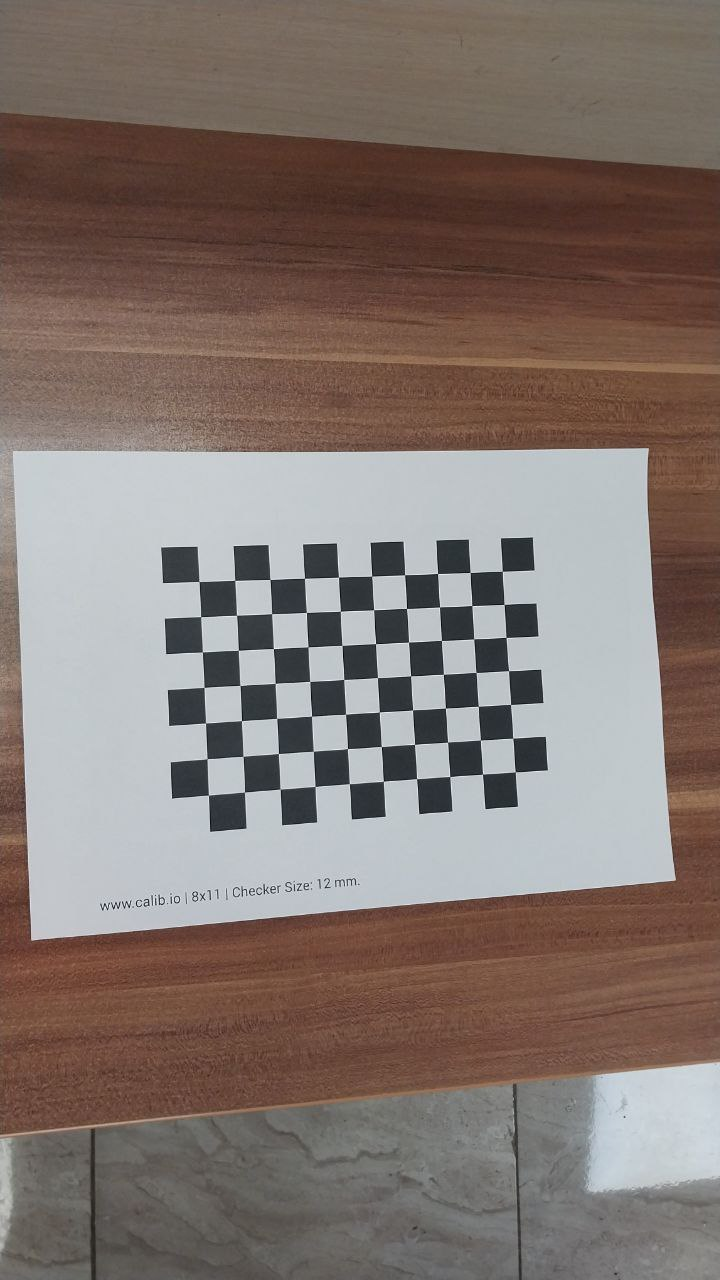
#> input picture 3/calibration_pattern_images/1.jpg, 720 x 1280 px; its folder holds only this picture in this run
$ jupyter execute --allow-errors HW7.ipynb
#> lines starting #> are read from the running program, lines starting #| are printed output that depends on the picture; after the words box and inside, x2 and y2 are one past the last pixel; in counts of white or black regions, pixels touching at a corner belong together
#> further down, img is the input picture: shape (1280, 720, 3); mean B, G, R 110.6, 116.5, 129.9
#> `gray = cv.cvtColor(img, cv.COLOR_BGR2GRAY)`:
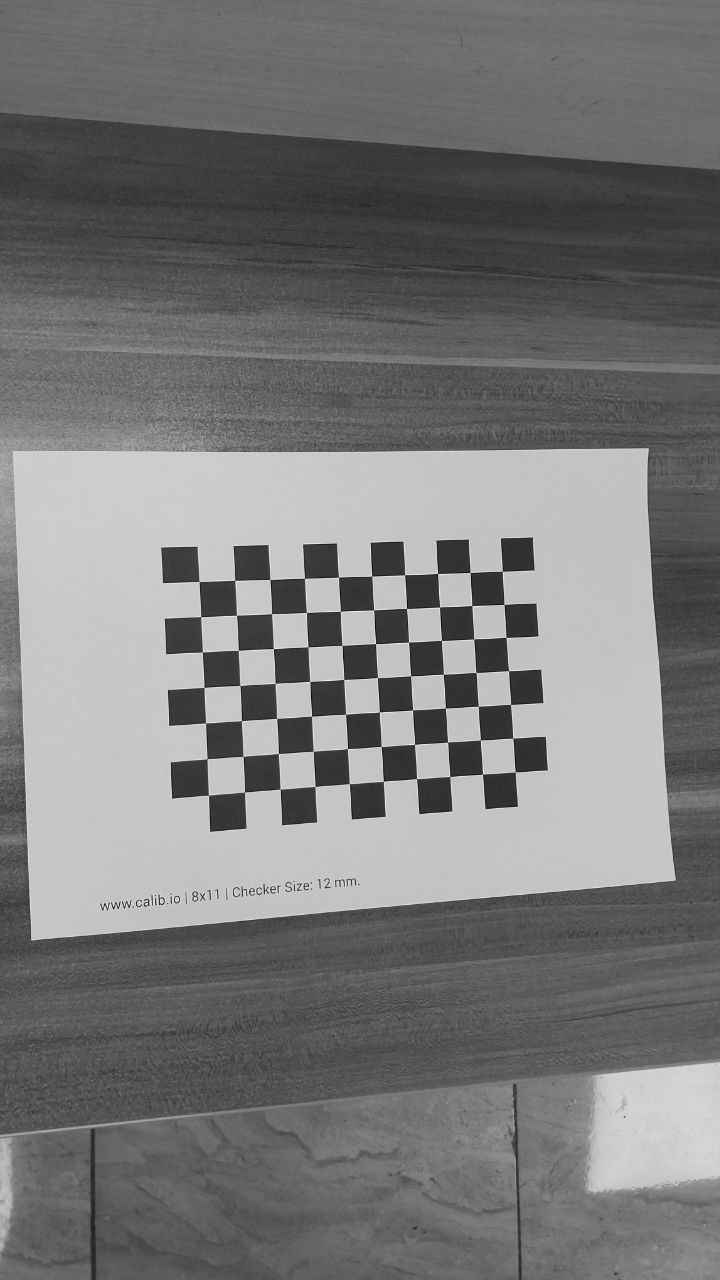
#> gray: shape (1280, 720); min 1, max 251, mean 119.9
#> `ret, corners = cv.findChessboardCorners(gray, (7,10), None)`: ret = True; corners = 70 rows, first 8: [502.3, 571.3], [504.1, 604.5], [506.1, 637.5], [508.6, 670.6], [510.6, 704.5], [512.7, 738.2], [515.4, 771.7], [470.1, 572.4]
#> `corners2 = cv.cornerSubPix(gray,corners, (11,11), (-1,-1), criteria)`: corners2 = 70 rows, first 8: [502.3, 571.3], [504, 604.5], [505.9, 637.3], [508.6, 670.6], [510.5, 704.5], [512.7, 738.2], [515.3, 771.9], [470.2, 572.5]
#> `cv.drawChessboardCorners(img, (7,10), corners2, ret)`:
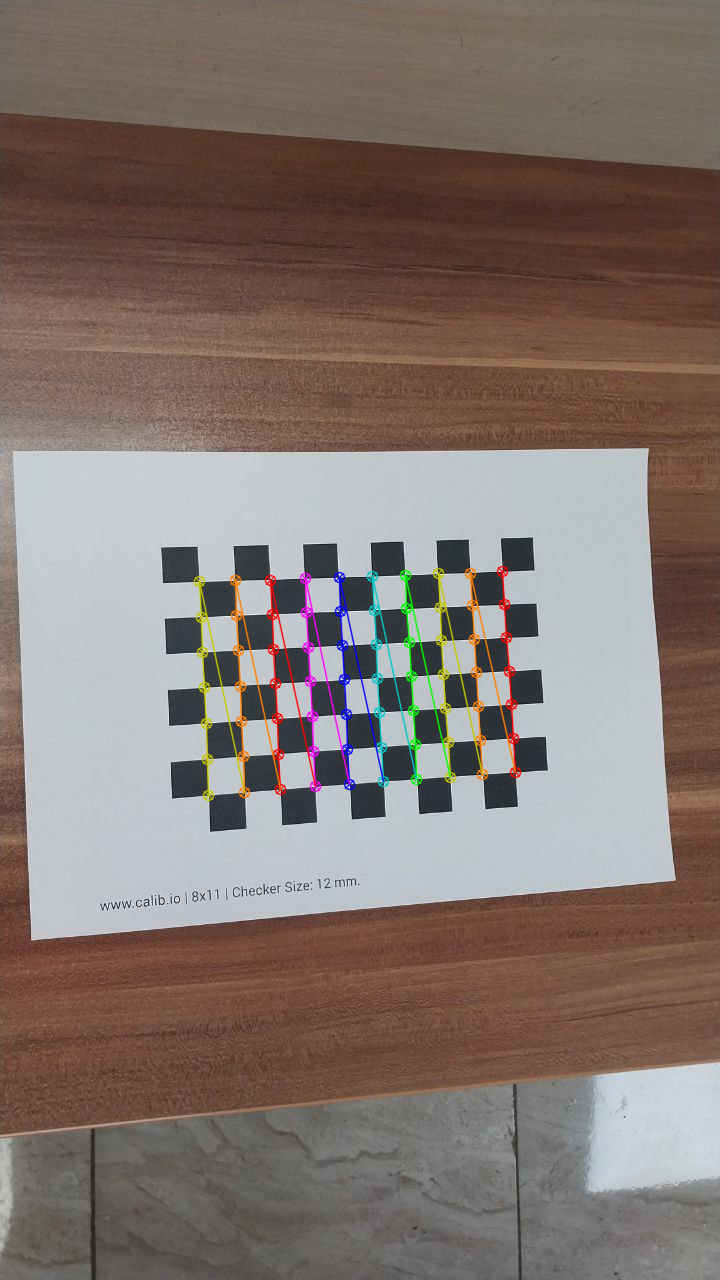
#> img: shape (1280, 720, 3); 1.86% of pixels changed, all inside (x1, y1, x2, y2) = (193, 565, 522, 802)
# ج

[cell 1]
import numpy as np
import cv2 as cv

# termination criteria
criteria = (cv.TERM_CRITERIA_EPS + cv.TERM_CRITERIA_MAX_ITER, 30, 0.001)

# prepare object points, like (0,0,0), (1,0,0), (2,0,0) ....,(6,9,0)
objp = np.zeros((7*10,3), np.float32)
objp[:,:2] = np.mgrid[0:7,0:10].T.reshape(-1,2)

# Arrays to store object points and image points from all the images.
objpoints = [] # 3d point in real world space
imgpoints = [] # 2d points in image plane.

#> (the rest of this cell did not finish here and is left out)

[cell 2]
ret, mtx, dist, rvecs, tvecs = cv.calibrateCamera(objpoints, imgpoints, gray.shape[::-1], None, None)
#> ret = 0.184; mtx = [[1200.6, 0, 387.4], [0, 1192.1, 596.7], [0, 0, 1]]; dist = [[0.784, -16.55, -0.0135, 0.0121, 180.7]]; rvecs = ([-0.238, -0.135, 1.52],); tvecs = ([3.42, -0.763, 36.18],)

print(mtx)
#| [[1.20055823e+03 0.00000000e+00 3.87425219e+02]
#|  [0.00000000e+00 1.19209140e+03 5.96667081e+02]
#|  [0.00000000e+00 0.00000000e+00 1.00000000e+00]]
print(dist)
#| [[ 7.84281778e-01 -1.65537677e+01 -1.34991456e-02  1.20791577e-02
#|    1.80747465e+02]]
